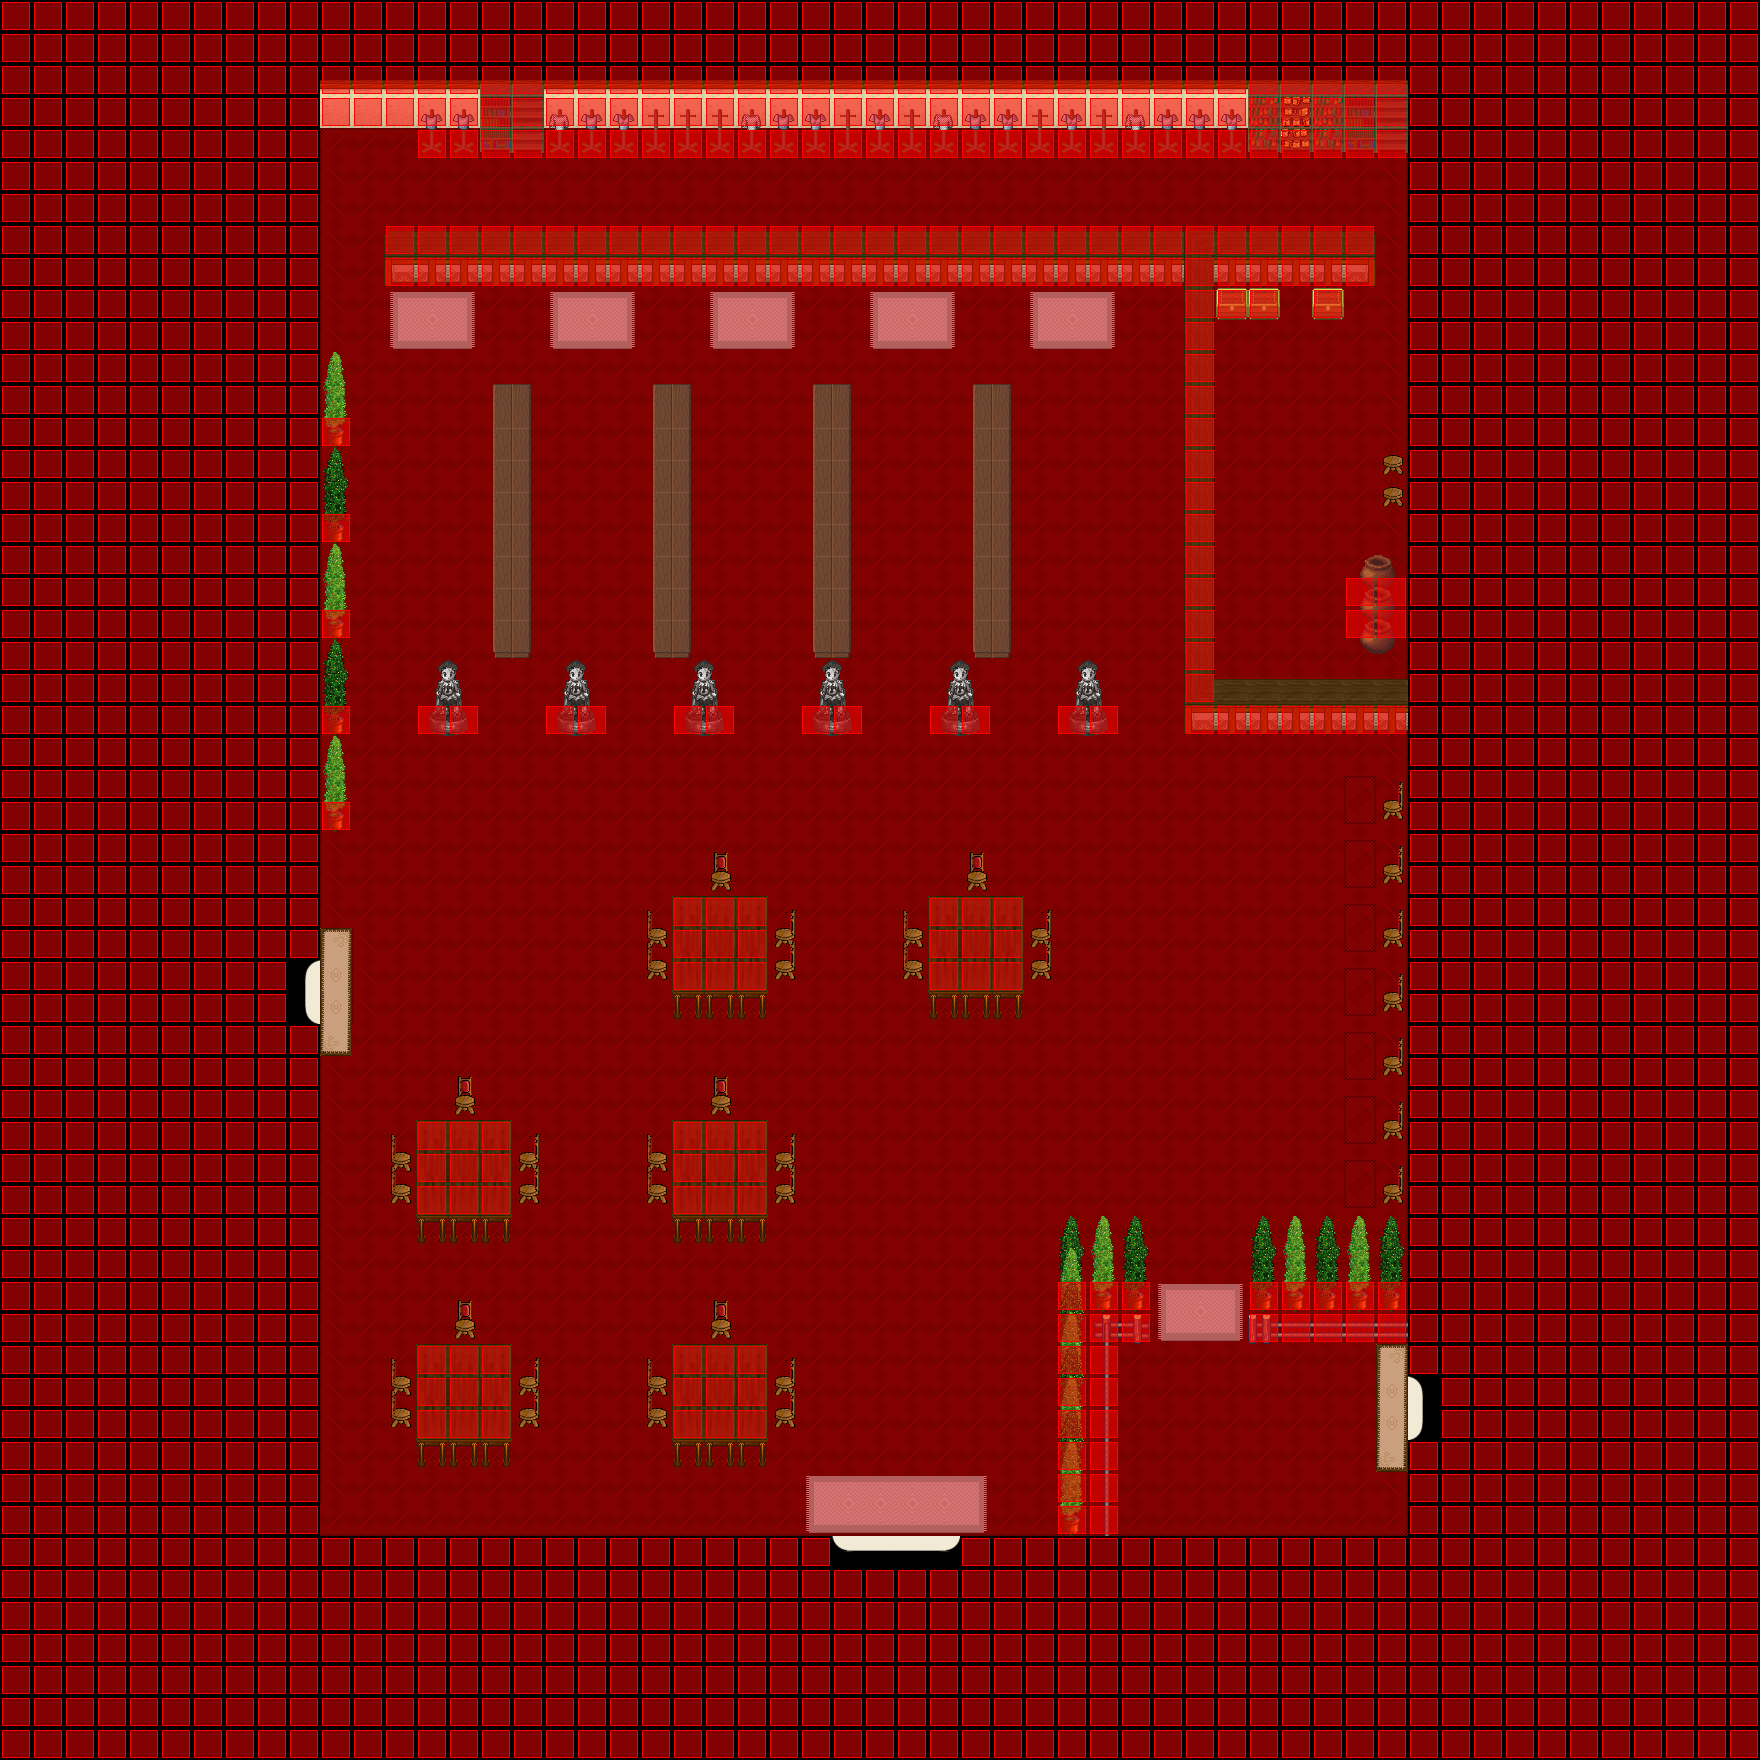

This game map was drawn from its Tiled (.tmx) file and the tilesets committed beside it. A one-line description and the trimmed map source follow:
An orthogonal 55x55 tile map with 32x32 px tiles, 5 tile layers (Ground, Ground, Fringe, Over, ...), 9 tilesets and 4 objects (3x WARP, SCRIPT).

<map version="1.0" orientation="orthogonal" width="55" height="55" tilewidth="32" tileheight="32">
 <properties>
  <property name="music" value="inside2.ogg" />
 </properties>
 <tileset firstgid="1" name="collision1_32_32" tilewidth="32" tileheight="32">
  <image source="../graphics/tiles/collision1_32_32.png" width="1024" height="1024" />
 </tileset>
 <tileset firstgid="1025" name="indoor3_32_32" tilewidth="32" tileheight="32">
  <image source="../graphics/tiles/indoor3_32_32.png" width="1024" height="1024" />
 </tileset>
 <tileset firstgid="2049" name="indoor2_32_32" tilewidth="32" tileheight="32">
  <image source="../graphics/tiles/indoor2_32_32.png" width="1024" height="1024" />
 </tileset>
 <tileset firstgid="3073" name="indoor1_32_64" tilewidth="32" tileheight="64">
  <image source="../graphics/tiles/indoor1_32_64.png" width="1024" height="1024" />
 </tileset>
 <tileset firstgid="3585" name="indoor1_32_96" tilewidth="32" tileheight="96">
  <image source="../graphics/tiles/indoor1_32_96.png" width="1024" height="960" />
 </tileset>
 <tileset firstgid="3905" name="indoor2_32_64" tilewidth="32" tileheight="64">
  <image source="../graphics/tiles/indoor2_32_64.png" width="1024" height="1024" />
 </tileset>
 <tileset firstgid="4417" name="indoor2_32_96" tilewidth="32" tileheight="96">
  <image source="../graphics/tiles/indoor2_32_96.png" width="1024" height="960" />
 </tileset>
 <tileset firstgid="4737" name="desert1_32_32" tilewidth="32" tileheight="32">
  <image source="../graphics/tiles/desert1_32_32.png" width="1024" height="1024" />
 </tileset>
 <tileset firstgid="5761" name="indoor2_32_64" tilewidth="32" tileheight="64">
  <image source="../graphics/tiles/indoor2_32_64.png" width="1024" height="1024" />
 </tileset>
 <layer name="Ground" width="55" height="55">
  <data>[3025 cells, 3025 non-empty, 21 distinct tile ids]</data>
 </layer>
 <layer name="Ground" width="55" height="55">
  <data>[3025 cells, 236 non-empty, 32 distinct tile ids]</data>
 </layer>
 <layer name="Fringe" width="55" height="55">
  <data>[3025 cells, 144 non-empty, 22 distinct tile ids]</data>
 </layer>
 <layer name="Over" width="55" height="55">
  <data>[3025 cells, 0 non-empty, 0 distinct tile ids]</data>
 </layer>
 <layer name="Collision" width="55" height="55">
  <data>[3025 cells, 1740 non-empty, 1 distinct tile ids]</data>
 </layer>
 <objectgroup name="Object" width="55" height="55">
  <object name="External Map Events" type="SCRIPT" x="0" y="0">
   <properties>
    <property name="FILENAME" value="scripts/maps/iw-umora-theater-o00-o00-o00.lua" />
   </properties>
  </object>
  <object name="Warp to city" type="WARP" x="829" y="1534" width="132" height="35">
   <properties>
    <property name="DEST_MAP" value="ow-p0004-p0002-o0000" />
    <property name="DEST_X" value="3454" />
    <property name="DEST_Y" value="2592" />
   </properties>
  </object>
  <object name="Warp to left" type="WARP" x="288" y="960" width="32" height="65">
   <properties>
    <property name="DEST_MAP" value="iw-umora-theater-n01-o00-o00" />
    <property name="DEST_X" value="924" />
    <property name="DEST_Y" value="1184" />
   </properties>
  </object>
  <object name="Warp to right" type="WARP" x="1408" y="1376" width="31" height="64">
   <properties>
    <property name="DEST_MAP" value="iw-umora-theater-p01-o00-o00" />
    <property name="DEST_X" value="672" />
    <property name="DEST_Y" value="1396" />
   </properties>
  </object>
 </objectgroup>
</map>
